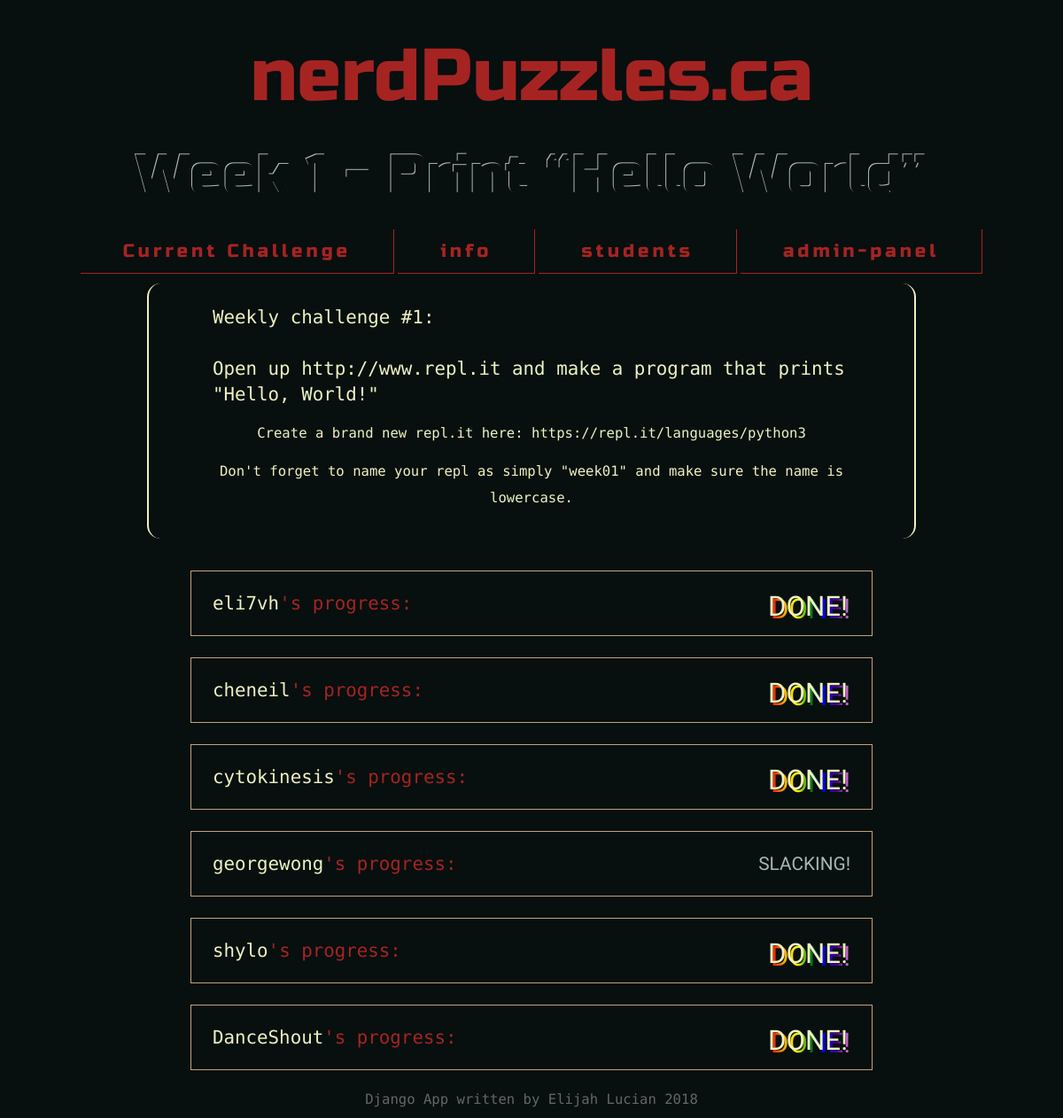
The page / on the database its author committed.
### polls/models.py (models this page shows, shortened)
class Challenge(models.Model):
    challenge_name = models.CharField(max_length = 200)
    challenge_description = models.TextField(blank = True, null = True)
    week_number = models.AutoField(primary_key=True)

class Student(models.Model):
    project_list = []
    student_name = models.CharField(max_length = 200)
    completed_weeks = models.IntegerField(default = 1)
    current_week_in_progress = models.BooleanField(default=False)

### polls/views.py (the view)
# urls.py: path('', views.user_check, name='Current Challenge'),
def user_check(request):
    highest_week = Challenge.objects.count()
    student_list = Student.objects.all()
    lowest_week = 0
    for student in Student.objects.all():
        if student.completed_weeks < highest_week:
            highest_week = student.completed_weeks
            lowest_week = student.completed_weeks
    print(lowest_week, "weeks completed as a class")
    current_challenge = Challenge.objects.order_by('week_number')[lowest_week]
    project_number = "%02d" % current_challenge.week_number
    context = {'student_list' : student_list, 'current_challenge' : current_challenge, 'project_number' : project_number, 'menu' : menu}
    return render(request, 'polls/index.html', context)

### polls/templates/polls/index.html (shortened to what this page needs)
{% load static %}
<!DOCTYPE html>
<html>
    <head>
        <link rel="stylesheet" type="text/css" href="{% static 'polls/style.css' %}" />
    </head>
    <body>
        <div class="logo">
            <a href="/">nerdPuzzles.ca</a>
          <div class="header challenge-name">Week {{current_challenge.week_number}} - {{ current_challenge.challenge_name}}</div>
        </div>
        <div class="menu">
          <a href="/">Current Challenge</a>
          {% for item in menu %}
            <a href="/{{item}}">{{item}}</a>
          {% endfor%}
        </div>
        <div class="middle-half">
            <div class="description">{{ current_challenge.challenge_description | linebreaksbr }} <br />
                <div class="note">Create a brand new repl.it here: <a href="https://repl.it/languages/python3">https://repl.it/languages/python3</a></div>
                <div class="note">Don't forget to name your repl as simply "week{{project_number}}" and make sure the name is lowercase.</div>
            </div>
        </div>
        <div class="bottom-half">
            {% if student_list %}
            {% for student in student_list %}
        <div class="progress">
            <span class="name">{{ student.student_name }}</span><span class="after-name">'s progress: </span>
                    {% if student.completed_weeks >= current_challenge.week_number %}
                    <span class="progress-check winner">DONE!</span>
                    {% elif student.current_week_in_progress == True %}
                        <span class="progress-check working">...Working On It...</span>
                    {% else %}
                        <span class="progress-check slacker">SLACKING!</span>
                    {% endif %}
                </div>
            {% endfor %}
            {% else %}
                <div class="progress">No Students Registered!</div>
            {% endif %}
                <div class="note">Django App written by Elijah Lucian 2018</div>
        </div>
    </body>
</html>

### polls/static/polls/style.css (style rules this page uses)
:root { --main-font: 'Supermercado One', cursive; --secondary-font: 'PT Mono', monospace; --logo-font: 'Russo One', sans-serif; --color-dark: #080f0f; --color-white: #eff2c0; --color-grey: #bea57d; --color-accent-dark: #a52422; --color-accent-light: #a4bab7; }
html, body { font-family: var(--secondary-font); background: var(--color-dark); text-align: center; color:#666; margin:0; padding:0; font-size: 65%; }
a { color: var(--color-white); text-decoration: none; transition: color 0.2s ease; }
.logo { margin: 3% auto; }
.logo a { font-family: var(--logo-font); font-size: 8rem; color:var(--color-accent-dark); transition: all 0.5s ease; }
.header { font-family:var(--logo-font); margin:0 auto; text-shadow: 2px 2px 0px rgba(0,0,0,0.2); color:var(--color-dark) ; }
.challenge-name { font-family:var(--logo-font); font-size:6rem; color: var(--color-dark); text-shadow: var(--color-accent-light) -1px -1px 0px; padding: 2% 0 0; }
div { width: 100%; }
.slacker { color: var(--color-grey); }
.middle-half { background:var(--color-dark); }
.winner { font-size: 3rem; background: linear-gradient(to right, red,orange,yellow,green,blue,indigo,violet); -webkit-background-clip: text; -webkit-text-fill-color: transparent; text-shadow: -3px -3px 0px var(--color-white); }
.description { font-family: var(--secondary-font); font-size: 2rem; border: var(--color-white) solid 1px; border-width: 0px 2px; color: var(--color-white); width: 60%; padding: 2% 6%; margin: 2% auto 3%; text-align: left; border-radius: 15px; line-height: 1.4em; }
.note { margin:2% auto 1%; font-size: 1.5rem; text-align: center; }
.progress { font-size:2rem; width:60%; margin:2% auto; text-align: left; color:var(--color-grey); padding:2%; border: 1px solid var(--color-grey); }
.name { color:var(--color-white); }
.after-name { color:var(--color-accent-dark); }
.progress-check { float:right; font-family: var(--main-font); color: var(--color-accent-light); }
.menu { margin:2% auto; }
.menu a, .button { font-family: var(--logo-font); letter-spacing: 4px; border: var(--color-accent-dark) 0px solid; border-width: 0px 1px 1px 0px; color: var(--color-accent-dark); font-size: 2rem; padding:1% 4%; width:25%; margin:0; text-decoration: none; transition: all 0.5s ease; }

### rows shown on the page
Challenge: week_number "1", challenge_name "Print “Hello World”", challenge_description "Weekly challenge #1: Open up http://www.repl.it and make a program that prints \"Hello, World!\""
Student: student_name "eli7vh", completed_weeks "DONE!"
Student: student_name "cheneil", completed_weeks "DONE!"
Student: student_name "cytokinesis", completed_weeks "DONE!"
Student: student_name "georgewong", completed_weeks "SLACKING!"
Student: student_name "shylo", completed_weeks "DONE!"
Student: student_name "DanceShout", completed_weeks "DONE!"

### other values the page prints
{{ item }} "info" "students" "admin-panel"
{{ project_number }} "01"
